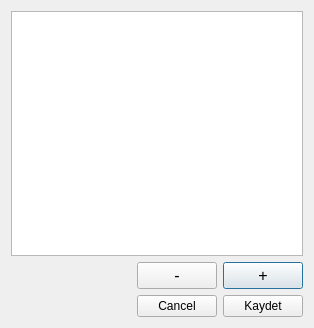
<?xml version="1.0" encoding="UTF-8"?>
<ui version="4.0">
 <class>Ayrinti2</class>
 <widget class="QDialog" name="Ayrinti2">
  <property name="geometry">
   <rect>
    <x>0</x>
    <y>0</y>
    <width>314</width>
    <height>328</height>
   </rect>
  </property>
  <property name="windowTitle">
   <string>Dialog</string>
  </property>
  <layout class="QGridLayout" name="gridLayout">
   <item row="1" column="2" rowspan="2">
    <spacer name="horizontalSpacer">
     <property name="orientation">
      <enum>Qt::Horizontal</enum>
     </property>
     <property name="sizeHint" stdset="0">
      <size>
       <width>40</width>
       <height>20</height>
      </size>
     </property>
    </spacer>
   </item>
   <item row="1" column="5">
    <widget class="QPushButton" name="btnEkle">
     <property name="font">
      <font>
       <pointsize>12</pointsize>
      </font>
     </property>
     <property name="text">
      <string>+</string>
     </property>
    </widget>
   </item>
   <item row="0" column="0" colspan="6">
    <widget class="QListWidget" name="listWidget"/>
   </item>
   <item row="1" column="4">
    <widget class="QPushButton" name="btnCikar">
     <property name="font">
      <font>
       <pointsize>12</pointsize>
      </font>
     </property>
     <property name="text">
      <string>-</string>
     </property>
    </widget>
   </item>
   <item row="2" column="5">
    <widget class="QPushButton" name="btnKaydet">
     <property name="text">
      <string>Kaydet</string>
     </property>
    </widget>
   </item>
   <item row="2" column="4">
    <widget class="QPushButton" name="btnIptal">
     <property name="text">
      <string>Cancel</string>
     </property>
    </widget>
   </item>
  </layout>
 </widget>
 <resources/>
 <connections/>
</ui>
